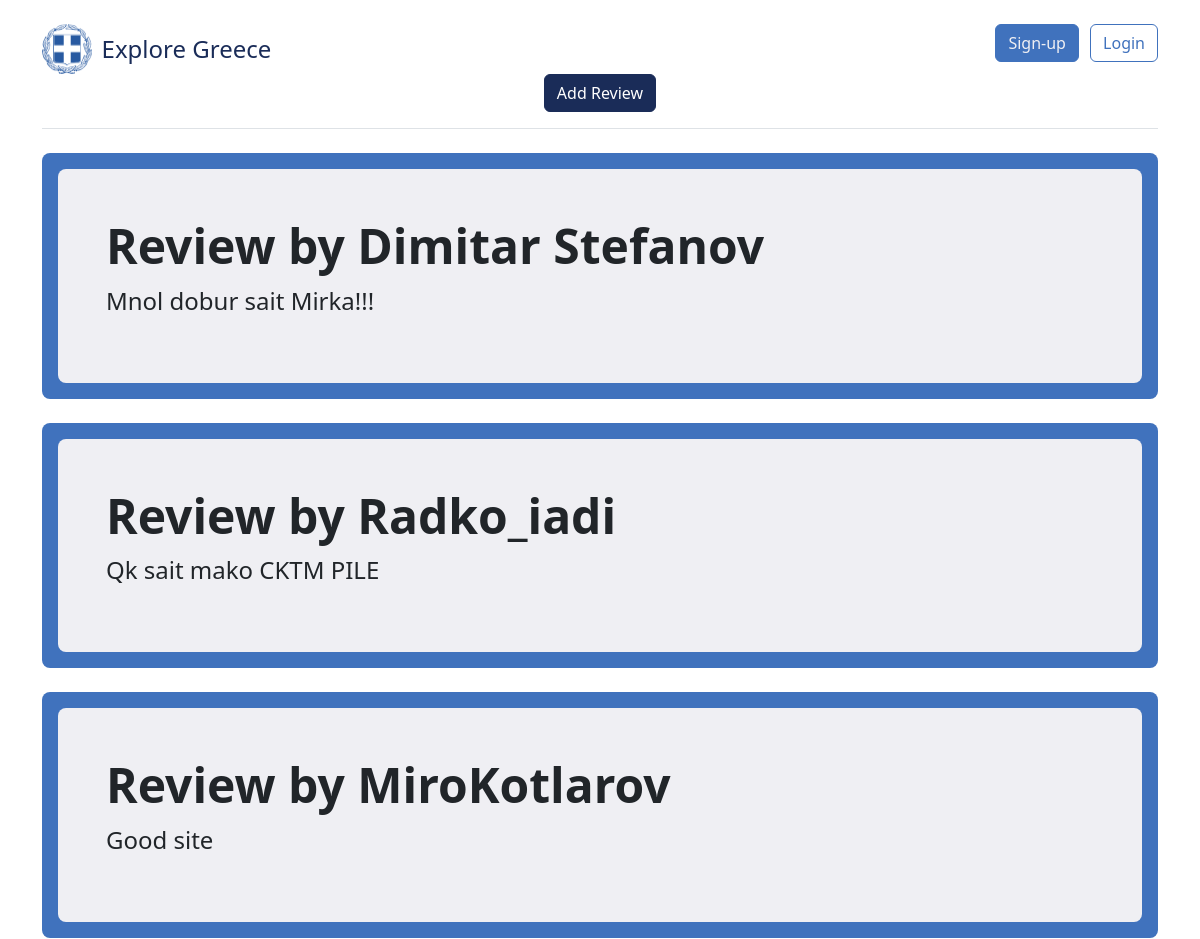
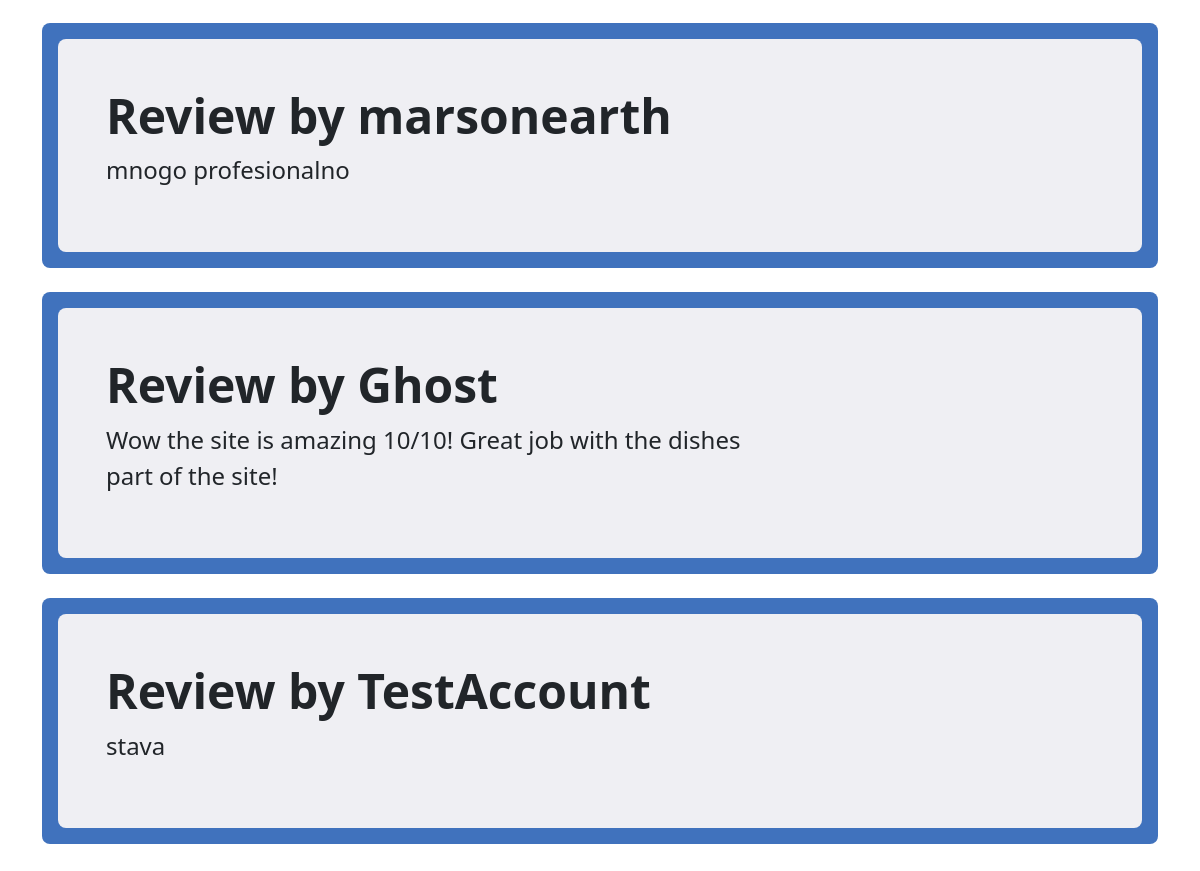
Screenshot of /reviews.php with the database file from the repository (2 pictures, top to bottom).
### tables this page shows
CREATE TABLE IF NOT EXISTS `reviews` (
  `id` int(11) NOT NULL AUTO_INCREMENT,
  `user` varchar(255) NOT NULL,
  `review` text NOT NULL,
  `stars` int(11) DEFAULT NULL,
  PRIMARY KEY (`id`)
);

### reviews.php (the view, shortened to what this page needs)
<!DOCTYPE html>
<html lang="en">
<head>
    <link
    href="https://cdn.jsdelivr.net/npm/bootstrap@5.2.0-beta1/dist/css/bootstrap.min.css"
    rel="stylesheet"
    />
    <link rel="stylesheet" href="css/main.css">
</head>
<body>
    <main>
        <div class="container py-4">
        <?php
              if(isset($_SESSION["username"])) {
                echo '
                <button style="float: right; margin-left: 1%;" type="button" class="btn btn-outline-primary btn-text-primary"> <a href="#">'. $_SESSION["username"] .'</a> </button>
                <button style="float: right;" type="button" class="btn btn-primary btn-text-color-light"><a href="logout.php">Log Out</a></button>
                ';
              } else {
                echo '
                <button style="float: right; margin-left: 1%;" type="button" class="btn btn-outline-primary btn-text-primary"> <a href="login.php">Login</a> </button>
                <button style="float: right;" type="button" class="btn btn-primary btn-text-color-light"><a href="register.php">Sign-up</a></button>
                ';
              }
              ?>
            <header class="pb-3 mb-4 border-bottom">
              <a href="index.html" class="d-flex align-items-center text-dark text-decoration-none">
                <img height="50px" width="50px" src="images/Icon.png" alt="Greece coat of arms" style="margin-right:1%;">
                <span class="fs-4">Explore Greece</span>
              </a>
              <div>
                <form action="reviewsCheck.php">
              <button style="display: flex;  margin-left: auto; margin-right: auto;" type="submit" class="btn btn-dark btn-hover-light-text-primary">Add Review</button></form>
              </div>
            </header>
            <?php
              $servername = "localhost";
              $username = "root";
              $password = "";
              $dbname = "explore_greece";
              $conn = new mysqli($servername, $username, $password, $dbname);
              $sql = "SELECT * FROM reviews";
              $result = $conn->query($sql);
              if ($result->num_rows > 0) {
                while($row = $result->fetch_assoc()) {
                  echo '
                  <div class="p-3 mb-4 bg-primary rounded-3">
                  <div class="container-fluid bg-light rounded-3 py-5 px-5">
                    <h1 class="display-5 fw-bold">Review by '. $row["user"] .'</h1>
                    <p class="col-md-8 fs-4">'.$row["review"].'</p>
                  </div>
                  </div>';
                }
              } else {
                echo '<div class="p-3 mb-4 bg-primary rounded-3">
                <div class="container-fluid bg-light rounded-3 py-5 px-5">
                  <p class="col-md-8 fs-4">No reviews?! Lets change that!</p>
                </div>
                </div>';
              }
            ?>
        </div>
    </main>
</body>
</html>

### rows the page displays
reviews: user "Dimitar Stefanov", review "Mnol dobur sait Mirka!!!"
reviews: user "Radko_iadi", review "Qk sait mako CKTM PILE"
reviews: user "MiroKotlarov", review "Good site"
reviews: user "marsonearth", review "mnogo profesionalno"
reviews: user "Ghost", review "Wow the site is amazing 10/10! Great job with the dishes part of the site!"
reviews: user "TestAccount", review "stava"
